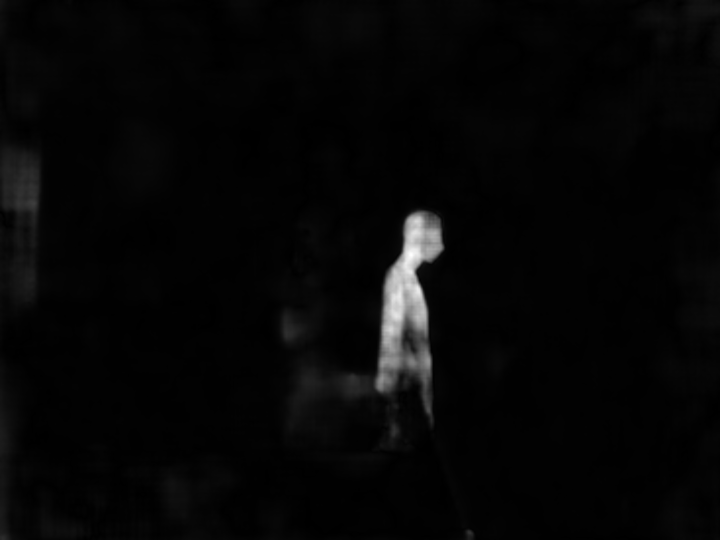
#> input picture data/1_res.jpg_res.flo.png, 1440 x 1080 px (shown at 1/2 size)
$ python -i EstablishRealDatasets.py   (imports and definitions only)   (older library calls are emulated)
#> lines starting #> are read from the running program, lines starting #| are printed output that depends on the picture
#> further down, picture is the input picture: PIL image 1440x1080 L; min 0, max 255, mean 6.1
# -*- coding: utf-8 -*-
"""
EstablishRealDatasets.py

Written by Liu Mingzhe

Licensed under the MIT License (see LICENSE for details)

把手机拍摄的图片自动分组、变换旋转尺寸、重命名、整理成测试数据集，
把手机拍摄的视频自动读取、变换旋转尺寸、分组、重命名、整理成测试数据集

"""


import copy
import os
from glob import glob
import re
import datetime
from PIL import Image,ExifTags
import math
import numpy as np

from VideoReader import _DEFAULT_VideoReader_OPTION,VideoReader


_DEFAULT_NameAnalyzer_OPTION = {
        # 输出图像期望尺寸设置
        'height':1440, # 提取的图像高度
        'width':1080, # 提取的图像宽度
        # 输入输出路径设置
        'path_in':'RAW DIR', # 源文件夹
        'path_out':'TARGET DIR', # 目标文件夹
        # 输出分组策略设置
        'out_style':'concentrate', # 输出分组策略，在['split','group','concentrate']中选择一个
            # 对于 'split'，指定创建n个文件夹(split_n)后把每组图片相同序号的图片放在同一个文件夹中
            # 下方的 split_n 参数用于设置文件夹数目，某组超过这个数目的其他图片会被舍弃，想保留请先人工筛选
                # 如对于两组图片： g1_1,g1_2 ;g2_1,g2_2,g2_3
                # 分类成 folder1:[g1_1,g2_1] ,folder2:[g1_2,g2_2],舍弃g2_3
                # 注意保存后将重命名
            # 对于 'group' ，同组图片存在同一个文件夹中，允许不同文件夹中的图片数目不同
                # 如对于两组图片： g1_1,g1_2 ;g2_1,g2_2,g2_3
                # 分类成 folder1:[g1_1,g1_2] ,folder2:[g2_1,g2_2,g2_3],保留g2_3
                # 注意保存后将重命名
            # 对于 'concentrate' ，保存在同一个文件夹中，不再创建子文件夹，
                # 因此重命名的时候自动带有组号和序列号,
                # 编号的组位数由dir_digits确定，序列号位数由file_digits确定
        # 对于split 模式下的设置
        'split_n':3 , # 设置文件夹数目，
            # 必须小于等于下面的img_min_ele_num参数(img模式) 或
            # 必须小于等于下面的video_ele_num参数(video模式)
        'split_keep_serial':False, # 是否保留图像文件的序列号，
            # 如果不保留只能通过文件夹名称来判断图像在序列中的编号
        'split_keep_serial_style':'number', # 序列号的格式,默认使用数字
            # 在['number','underline']中选择
            #            文件夹1     文件夹2     文件夹3
            # 不使用:     g1.jpg ,   g1.jpg ,   g1.jpg
            # number:  g1_0.jpg , g1_1.jpg , g1_2.jpg
            # underline: g1.jpg ,  g1_.jpg , g1__.jpg
        # 文件和文件夹名称设置
        'start_id':0 , #起始图片组编号,默认是0,一般用于扩展数据集
        'dir_prefix': '' , # 输出文件夹前缀名
        'dir_suffix': '' , # 输出文件夹后缀名
        'dir_digits': 0,   # 输出文件夹编号位数
        'file_prefix': '', # 输出文件前缀名
        'file_suffix': '.jpg', # 输出文件后缀名（包含系统意义上的后缀名）
        'file_digits': 0,    # 输出文件编号位数
        # 图像处理设置
        'auto_rotate':False, # 部分手机视频图像需要旋转，在遇到长宽比倒置的情况下会执行旋转操作
        'rotate_angle': 270, # 和auto_rotate一起设置，定义旋转的角度
        'processing_type':'zoom', # 切片策略，在['zoom','slice']中选择一个
            # 'zoom' 表示如果原图的尺寸大于期望尺寸，则先进行缩放到接近期望尺寸后再切片，尽可能保留多的内容
            # 'slice' 表示如果原图的尺寸大于期望尺寸，直接在中心进行切片，大小为期望尺寸
        ## =========================================
        # 输入格式为 直接拍摄图像 的设置（dtype=='img'）
        'img_max_interval': 3, # 判定两张图片为同一组图片的最大间距，单位为秒（s）
        'img_min_ele_num': 3, # 一组图像最少的元素数目
        # 输入格式为 视频 的设置（dtype=='video'）
        'video_vr_opts': _DEFAULT_VideoReader_OPTION,
            # 视频读取器参数，详细见_DEFAULT_VideoReader_OPTION
            # 'info':False , # 是否在初始化时输出视频信息
            # 'start': 'first' , # 开始帧,first默认第一帧 ，也可输入数字，
            #    # 如果是整数则代表第n帧，
            #    # 如果是一个大于0小于1的浮点数m，则代表第 floor(m*总帧数) 帧
            #    # 其他输入情形默认为第0帧
            # 'end':'last', # 结束帧，last默认最后一帧，也可输入数字，
            #    # 如果是整数则代表第n帧，
            #    # 如果是一个大于0小于1的浮点数m，则代表第 ceil(m*总帧数) 帧
            #    # 其他输入情形默认为第0帧
            # 'interval': 1 , # (组间)间隔,默认1帧
            #    # 在这里，间隔一般由video_group_num计算得到，除非将其设置为0
            # 'group_ele': 3 , # 一组提取的帧数
            # 'group_interval': 1  # 组内间隔
        'video_group_num': 2, # 从每个视频中提取多少组图像;如果设置为零则不使用此参数，改用
            # video_vr_opts中的interval参数（即帧间间隔）来读取
        'video_ele_num': 3, # 一组提取的帧数,会覆盖video_vr_opts中的group_ele参数
        'video_image_dir':'default',  # 存放从视频中读取的图片的目录，
            # 默认情况下在opts['path_in'] 下的 VIDEO_IMAGE 文件夹中
        'video_image_ext':'.jpg', # 从视频中提取的临时图片的后缀名，
            # 注意，最终文件的后缀名由file_suffix决定
        'video_wait':False, # 在读取完视频之后是否暂停，供手动选择图片
        }


# 定义图像后缀名，img模式下，后缀名不在列表中的文件都会被忽略
_IMGTYPE_LIST = ['jpg','bmp','png','jpeg','rgb','tif']
# 定义视频后缀名，video模式下，后缀名不在列表中的文件都会被忽略
_VIDTYPE_LIST = ['mp4',]
# 原始输入类型列表
# img:输入的是直接拍摄的序列图像
# raw：输入的是raw格式（纯数据矩阵）图像
# video：输入的是视频
_NAME_FORMAT_LIST = ['img','raw','video','img_group','img_from_video']
# 定义从文件名中读取时间的方式
    # date表示日期,time表示时间;后面的列表中的
    # 第一项表示正则表达式的提取规则，
    # 第二项表示提取后的字符串中有效字段的起始结束位置
    # 第三项表示datatime类读取有效字段时的格式
_DEFAULT_NAME_FORMAT = {
        'img':{'date':['IMG_\d{8}_\d{6}',(4,12),'%Y%m%d']  ,
               'time':['IMG_\d{8}_\d{6}',(14,20) ,'%H%M%S']} ,#%f微秒
        'raw':[],
        'video':{'group':[".*_g\d*_id",(0,-3),]}, # 视频不按照时间分类
        'img_group':{'group':['\d*_',(0,-1),]},
        'img_from_video':{'group':[".*_g\d*_id",(0,-3),]},
        }


class NameAnalyzer(object):
    '''
    这是一个小工具，用于提高效率，减少重复工作，没有什么算法

    本类用于快速将手机或其他设备拍摄完之后的图片、视频、RAW格式图片等文件批量重命名形成数据集
    每个对象只能用于处理一种类型的源文件（图片对、视频、RAW图片对）
    所有的原始文件放在同一文件夹下

    本类主要解决的问题是：
        1.由于从手机中复制出来的图像文件是混合的，因此需要根据文件名的拍摄时间来对图像进行分组
        2.拍摄的视频需要转化为图片对
        3.拍摄的RAW图像需要转化为RGB图像
        4.图像的尺寸需要统一，特别是长宽比
    '''
    def __init__(self,dtype = 'img' , opts = _DEFAULT_NameAnalyzer_OPTION):
        '''
        初始化输入
            dtype:源数据格式
            opts:选项，详细见_DEFAULT_NameAnalyzer_OPTION
        '''
#> called with dtype = 'img'
        assert(dtype in _NAME_FORMAT_LIST)
        self.dtype = dtype
        self.opts = copy.deepcopy(opts)
#> self.opts = 26 items
        self.skip = 0
        self.raw_files_num = 0
        self.img_num = 0
        self.OptCheck()

    def OptCheck(self):
        opts = self.opts
#> opts = 26 items
        assert(opts['out_style'] in ['split','group','concentrate'])
        assert(opts['processing_type'] in ['zoom','slice'])
        assert(opts['split_keep_serial_style'] in ['number','underline'])
        if(opts['out_style'] is 'split'):
            if(self.dtype is 'img'):
                assert(opts['img_min_ele_num'] >= opts['split_n'])
            elif(self.dtype is 'video'):
                assert(opts['video_ele_num'] >= opts['split_n'])
        assert(opts['path_in'] is not 'RAW DIR')
        assert(opts['path_out'] is not 'TARGET DIR')

        if(opts['video_image_dir'] is 'default'):
            opts['video_image_dir'] = os.path.join(opts['path_in'],'VIDEO_IMAGE')
        opts['video_vr_opts']['group_ele'] = opts['video_ele_num']
        self.RefleshStartId()


    # [129 lines left out: functions Run, ImageGroupsProcessing, not called in this run]


    def ImageProcessing(self,im):
        '''
        对图像进行旋转缩放切片操作使得符合标准尺寸(标准尺寸在opts中定义)
        思路是：
            1.判断是否需要旋转
                只针对视频导出的图片使用，手机直接拍摄的图片通过ExifTags标志判断是否需要旋转
            2.进行缩放，使缩放后的图像的能覆盖目标尺寸的图像,即
              w>=tw,h>=th
            3.进行切片,切除长边
        函数输入：
            im：待处理图像，类型是Image
        隐藏输入：
            self.opts：
                'height','width','auto_rotate',
                'rotate_angle','processing_type'
        函数输出：
            img：处理完后的图像，类型是Image
        '''
        th = self.opts['height']
#> th = 1440
        tw = self.opts['width']
#> tw = 1080
        auto_rotate = self.opts['auto_rotate']
#> auto_rotate = False
        rotate_angle = self.opts['rotate_angle']
#> rotate_angle = 270
        processing_type = self.opts['processing_type']
#> processing_type = 'zoom'

        target_hw_ratio = th / tw
#> target_hw_ratio = 1.33
        w, h = im.size
        hw_ratio = h / w
        ## step1. 在遇到长宽比倒置的情况下会执行旋转操作
        flag = ((hw_ratio > 1 and target_hw_ratio < 1)or
                (hw_ratio < 1 and target_hw_ratio > 1))
#> flag = True
        if(auto_rotate and flag):
            print('INFO:Rotate ,hw_ratio :',hw_ratio,' target_hw_ratio:',target_hw_ratio)
            img = im.rotate(rotate_angle,expand = True)
            w, h = img.size
        else:
            img = im
        ## step2. 进行缩放，使缩放后的图像的能覆盖目标尺寸的图像
        if(w == tw and h == th):
            # 尺寸一样大直接返回
            return img
        if(w == tw and h > th):
            # 有一边（h或w）一样大的情形
            hs = int((h - th) /2)
            box=(0,hs,tw,hs+th)
            return img.crop(box)
        if(h == th and w > tw):
            ws = int((w - tw) /2)
            box=(ws,0,ws+tw,th)
            return img.crop(box)
        # 计算放大率
        rw = w / tw
#> rw = 1.33
        rh = h / th
#> rh = 0.75
        if(rh < 1 or rw < 1):
            r = max(rw,rh)
#> r = 1.33
        if(rh > 1 and rw > 1):
            if(processing_type == 'slice'):
                # 切片模式不缩小
                r = 1
            else:
                r = min(rw,rh)
        #缩放
        img = img.resize((math.ceil(w / r), math.ceil(h / r)), Image.ANTIALIAS)
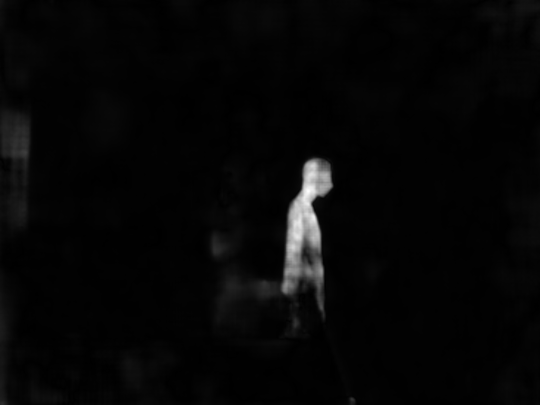
#> img: PIL image 1080x810 L (shown at 1/2 size); min 0, max 255, mean 6.1
        w, h = img.size
        hs = int((h - th) /2)
#> hs = -315
        ws = int((w - tw) /2)
#> ws = 0
        ## step3. 进行切片,切除长边
        box=(ws,hs,ws+tw,hs+th)
#> box = (0, -315, 1080, 1125)
        return img.crop(box)
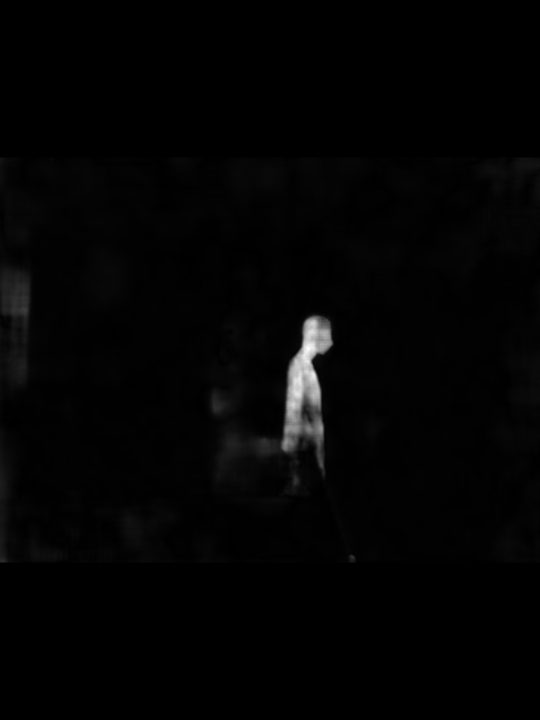
#> returned value: PIL image 1080x1440 L (shown at 1/2 size); min 0, max 255, mean 3.4


    # [330 lines left out: functions ImageClassify, ClassifyUsingDateTime, ClassifyUsingGroupId, ReadVideos, SaveVideoImages, GetFiles and 3 more, not called in this run]
# [12 lines of commented-out code are left out]


    def SetContinueId(self,id_):
        self.opts['start_id'] = id_
        self.RefleshStartId()
#        if(self.opts['out_style'] is 'split'):
#            self.opts['split_start_fileid'] = id_
#        elif(self.opts['out_style'] is 'group'):
#            self.opts['group_start_dirid'] = id_
#        elif(self.opts['out_style'] is 'concentrate'):
#            self.opts['concentrate_start_groupid'] = id_


    def ContinueId(self,na):
        # 从上一个类继续编号
        self.SetContinueId(na.GetContinueId())


    def RefleshStartId(self):
        #'split_start_fileid':0, # 起始图片组编号,默认是0,一般用于扩展数据集(同start_id)
        #'group_start_dirid':0 , # 起始文件夹（组）编号   (同start_id)
        # 'concentrate_start_groupid':0, # 起始组编号   (同start_id)
        self.opts['group_start_dirid'] = self.opts['start_id']
        self.opts['concentrate_start_groupid'] = self.opts['start_id']
        self.opts['split_start_fileid'] = self.opts['start_id']

# [32 lines left out: functions OrientationCorrection, FilesFilter, not called in this run]


### 测试 ###
# 直接图像类型
#opts = copy.deepcopy(_DEFAULT_NameAnalyzer_OPTION)
#opts['path_in']='E:/data/图片预处理/img/20190108/RGB/'
#opts['path_out']='../data/Real/test1/'
#opts['out_style']='split'
#opts['split_keep_serial']=True
#opts['split_keep_serial_style']= 'underline'
#opts['dir_prefix']= 'im'
#opts['dir_digits']= 0
#opts['file_digits']= 0
##opts['auto_rotate']=True
#a = NameAnalyzer('img',opts)
#a.Run()
#image_groups = a.img_image_groups

# 视频类型
#opts = copy.deepcopy(_DEFAULT_NameAnalyzer_OPTION)
#opts['path_in']='E:/data/图片预处理/img/20190108/VIDEO/'
#opts['path_out']='../data/Real/test2/'
#opts['out_style']='split'
#opts['split_keep_serial']=True
#opts['split_keep_serial_style']= 'underline'
#opts['dir_prefix']= 'im'
#opts['dir_digits']= 0
#opts['file_digits']= 0
#opts['auto_rotate']=True
#
#vr_opts = copy.deepcopy(_DEFAULT_VideoReader_OPTION)
#vr_opts['start'] = 0.05
#vr_opts['end'] = 0.95
#opts['video_vr_opts'] = vr_opts
#opts['video_group_num'] = 1
#opts['video_wait'] = False
#
#a = NameAnalyzer('video',opts)
#a.Run()
#image_groups = a.video_image_groups

>>> from PIL import Image
>>> picture = Image.open('../data/1_res.jpg_res.flo.png')
>>> result = NameAnalyzer().ImageProcessing(picture)

$ run again, on data/3_res.jpg_res.flo.png
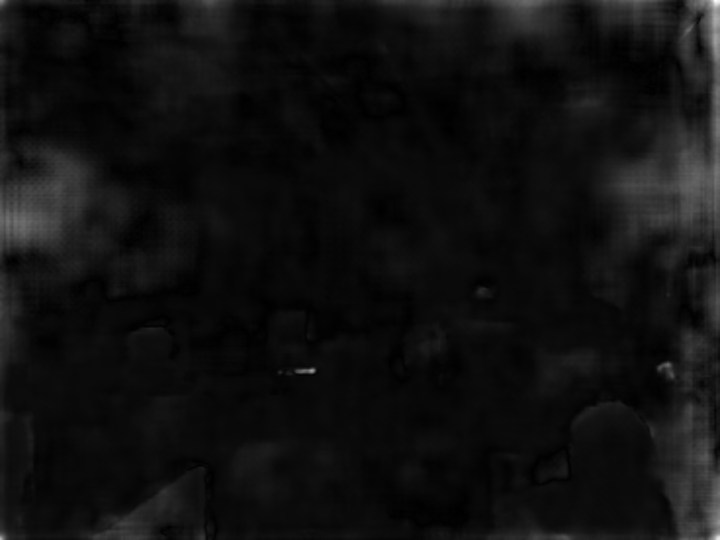
#> input picture data/3_res.jpg_res.flo.png, 1440 x 1080 px (shown at 1/2 size)
#> picture is the input picture: PIL image 1440x1080 L; min 0, max 255, mean 15.8
#> self.opts = 26 items
#> th = 1440
#> tw = 1080
#> auto_rotate = False
#> rotate_angle = 270
#> processing_type = 'zoom'
#> target_hw_ratio = 1.33
#> flag = True
#> rw = 1.33
#> rh = 0.75
#> r = 1.33
#> in ImageProcessing, `img = img.resize((math.ceil(w / r), math.ceil(h / r)), Image.ANTIALIAS)`:
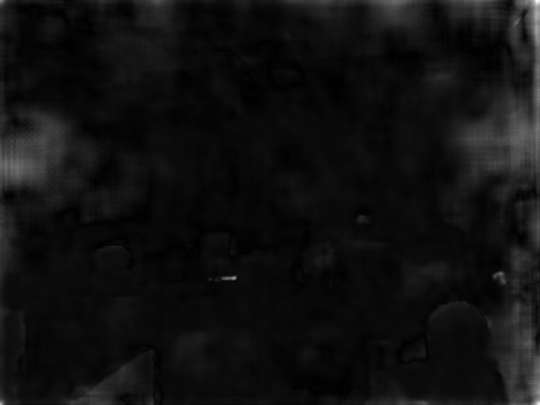
#> img: PIL image 1080x810 L (shown at 1/2 size); min 0, max 254, mean 15.9
#> hs = -315
#> ws = 0
#> box = (0, -315, 1080, 1125)
#> in ImageProcessing, `return img.crop(box)`:
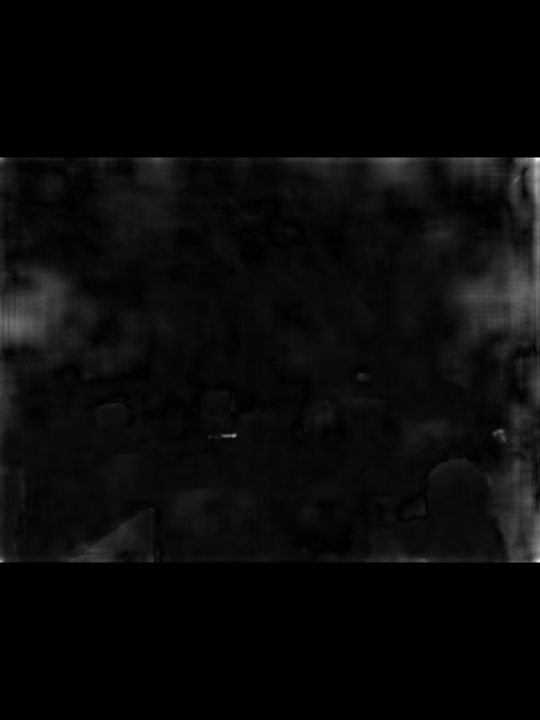
#> returned value: PIL image 1080x1440 L (shown at 1/2 size); min 0, max 254, mean 8.9

$ run again, on data/5_res.jpg_res.flo.png
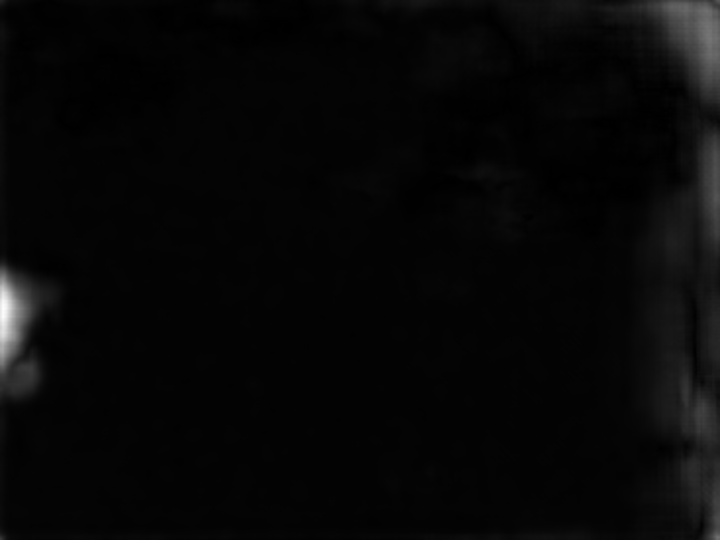
#> input picture data/5_res.jpg_res.flo.png, 1440 x 1080 px (shown at 1/2 size)
#> picture is the input picture: PIL image 1440x1080 L; min 0, max 255, mean 7.3
#> self.opts = 26 items
#> th = 1440
#> tw = 1080
#> auto_rotate = False
#> rotate_angle = 270
#> processing_type = 'zoom'
#> target_hw_ratio = 1.33
#> flag = True
#> rw = 1.33
#> rh = 0.75
#> r = 1.33
#> in ImageProcessing, `img = img.resize((math.ceil(w / r), math.ceil(h / r)), Image.ANTIALIAS)`:
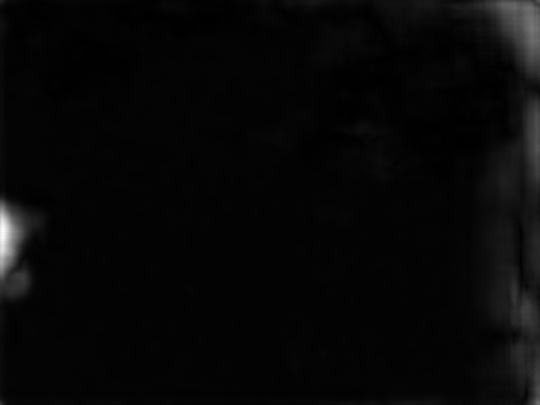
#> img: PIL image 1080x810 L (shown at 1/2 size); min 0, max 255, mean 7.3
#> hs = -315
#> ws = 0
#> box = (0, -315, 1080, 1125)
#> in ImageProcessing, `return img.crop(box)`:
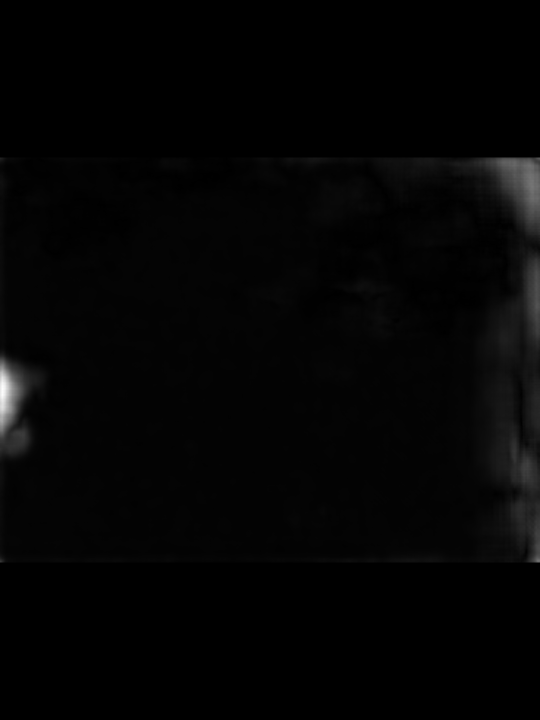
#> returned value: PIL image 1080x1440 L (shown at 1/2 size); min 0, max 255, mean 4.1
